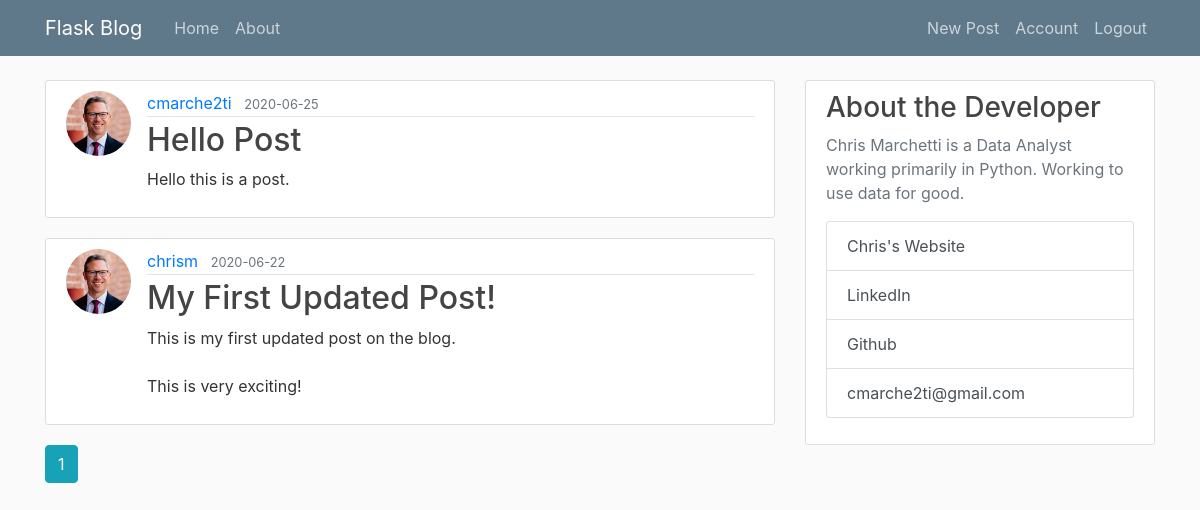
/home (signed in), run on the app's committed database.
### flaskblog/models.py (models this page shows, shortened)
class Post(db.Model):
    id = db.Column(db.Integer, primary_key=True)
    title = db.Column(db.String(100), nullable=False)
    date_posted = db.Column(db.DateTime, nullable=False, default=datetime.utcnow)
    content = db.Column(db.Text, nullable=False)
    user_id = db.Column(db.Integer, db.ForeignKey("user.id"), nullable=False)

class User(db.Model, UserMixin):
    id = db.Column(db.Integer, primary_key=True)
    username = db.Column(db.String(20), unique=True, nullable=False)
    email = db.Column(db.String(120), unique=True, nullable=False)
    image_file = db.Column(db.String(20), nullable=False, default="default.jpg")
    password = db.Column(db.String(60), nullable=False)
    posts = db.relationship("Post", backref="author", lazy=True)

### flaskblog/main/routes.py (the view)
@main.route("/")
@main.route("/home")
def home():
    page = request.args.get("page", 1, type=int)
    posts = Post.query.order_by(Post.date_posted.desc()).paginate(page=page, per_page=5)
    return render_template("home.html", posts=posts)

### flaskblog/models.py (called while the page is built)
@login_manager.user_loader
def load_user(user_id):
    return User.query.get(int(user_id))

### flaskblog/templates/home.html
{% extends "layout.html" %}
{% block content %}
{% for post in posts.items %}
<article class="media content-section">
    <img class="rounded-circle article-img"
        src="{{ url_for('static', filename='profile_pics/'+post.author.image_file) }}" alt="">
    <div class="media-body">
        <div class="article-metadata">
            <a class="mr-2"
                href="{{ url_for('users.user_posts', username=post.author.username) }}">{{ post.author.username }}</a>
            <small class="text-muted">{{ post.date_posted.strftime('%Y-%m-%d') }}</small>
        </div>
        <h2><a class="article-title" href="{{ url_for('posts.post', post_id=post.id) }}">{{ post.title }}</a></h2>
        <p class="article-content">{{ post.content }}</p>
    </div>
</article>
{% endfor %}
{% for page_num in posts.iter_pages(left_edge=2, right_edge=2, left_current=1, right_current=2) %}
{% if page_num %}
{% if posts.page == page_num %}
<a class="btn btn-info mb-4" href="{{ url_for('main.home', page=page_num) }}">{{ page_num }}</a>
{% else %}
<a class="btn btn-outline-info mb-4" href="{{ url_for('main.home', page=page_num) }}">{{ page_num }}</a>
{% endif%}
{% else %}
...
{% endif%}
{% endfor %}
{% endblock content %}

### flaskblog/static/main.css (style rules this page uses)
body { background: #fafafa; color: #333333; margin-top: 5rem; }
h1, h2, h3, h4, h5, h6 { color: #444444; }
.content-section { background: #ffffff; padding: 10px 20px; border: 1px solid #dddddd; border-radius: 3px; margin-bottom: 20px; }
.article-title { color: #444444; }
.article-content { white-space: pre-line; }
.article-img { height: 65px; width: 65px; margin-right: 16px; }
.article-metadata { padding-bottom: 1px; margin-bottom: 4px; border-bottom: 1px solid #e3e3e3 }

### data on the page
Post: image_file (picture), author.username "cmarche2ti", date_posted "2020-06-25", title "Hello Post", content "Hello this is a post."
Post: image_file (picture), author.username "chrism", date_posted "2020-06-22", title "My First Updated Post!", content "This is my first updated post on the blog. This is very exciting!"

### other printed values
{{ page_num }} "1"
